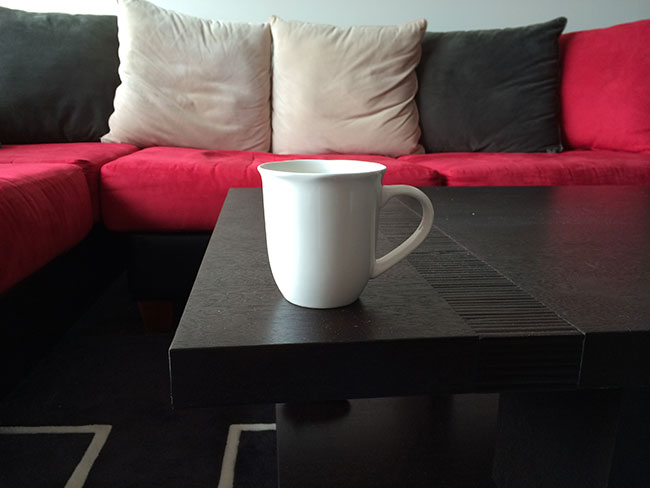
#> input picture 04-object-detection/01-template-matching/data/source_01.jpg, 650 x 488 px
$ python 03-detect-and-compute-BRISK.py --image ../../04-object-detection/01-template-matching/data/source_01.jpg
#> lines starting #> are read from the running program, lines starting #| are printed output that depends on the picture
## Set up session:
import argparse

import numpy as np
import cv2

import pickle

if __name__ == '__main__':
    # Parse command-line arguments:
    parser = argparse.ArgumentParser()
    parser.add_argument("-i", "--image", required=True, help="Input image for BRISK keypoints detection.")
    args = vars(parser.parse_args())

    # Format input image:
    image_original = cv2.imread(args["image"])
#> image_original is the input picture: shape (488, 650, 3); mean B, G, R 64.3, 63.3, 82.3
    image_grayscale = cv2.cvtColor(image_original, cv2.COLOR_BGR2GRAY)
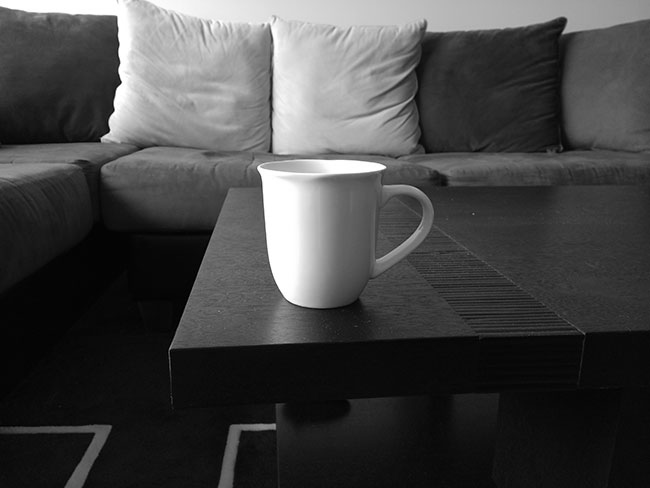
#> image_grayscale: shape (488, 650); min 0, max 255, mean 69.1

    cv2.imshow("Input", image_grayscale)
    cv2.waitKey(0)

    # Detect and compute the descriptors with ORB:
    brisk = cv2.BRISK_create()
    key_points, features = brisk.detectAndCompute(image_grayscale, None)
#> key_points = 241 keypoints; strongest (x, y, size): (120, 82, 14.2), (113, 110, 25.1), (120, 83, 18.8), (108, 130, 20.3)

    # Draw detected key points:
    image_with_full_keypoints = np.zeros_like(image_original)
    cv2.drawKeypoints(
        image_original,
        key_points,
        image_with_full_keypoints,
        color = (0, 255, 255),
        flags = cv2.DRAW_MATCHES_FLAGS_DRAW_RICH_KEYPOINTS
    )
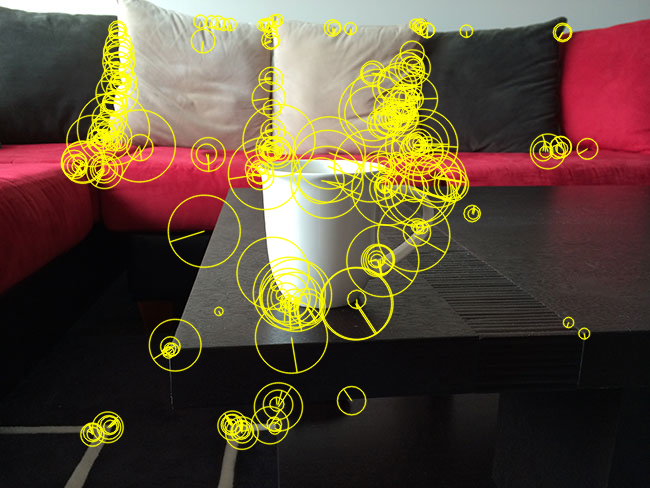
#> image_with_full_keypoints: shape (488, 650, 3); mean B, G, R 57.2, 75.3, 92.2
    cv2.imshow(
        "BRISK Full Keypoints: {}".format(
            len(key_points)
        ),
        image_with_full_keypoints
    )
    cv2.waitKey(0)

    # Compute feature vector for each keypoint:
    print("[Feature Dimension]: {}".format(features.shape))
#| [Feature Dimension]: (241, 64)

    # Save description:
    with open(
        "BRISK-description-{}.pkl".format(args["image"].split('/')[1]),
        "wb"
    ) as features_pkl:
        pickle.dump(features, features_pkl)

$ run again, on 04-object-detection/01-template-matching/data/source_03.jpg
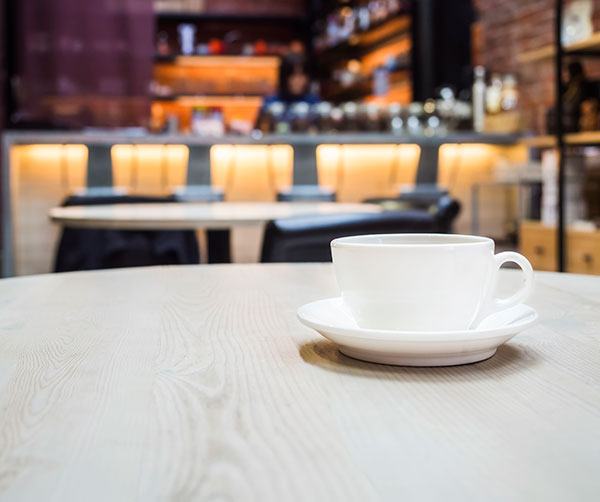
#> input picture 04-object-detection/01-template-matching/data/source_03.jpg, 600 x 502 px
#> image_original is the input picture: shape (502, 600, 3); mean B, G, R 146, 153.4, 166.8
#> `image_grayscale = cv2.cvtColor(image_original, cv2.COLOR_BGR2GRAY)`:
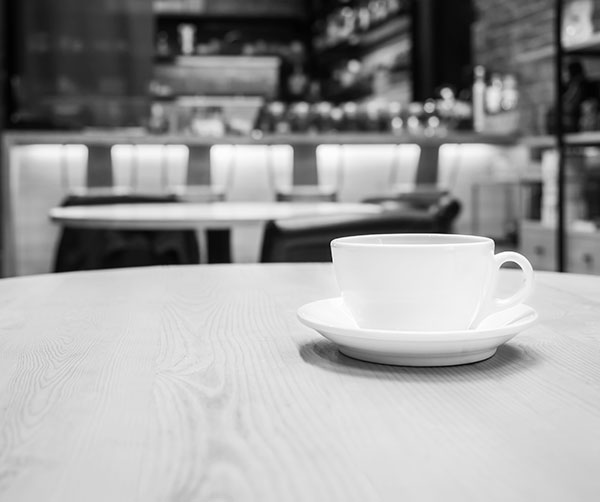
#> image_grayscale: shape (502, 600); min 2, max 255, mean 156.6
#> key_points = 408 keypoints; strongest (x, y, size): (330, 260, 26.5), (446, 93, 50.8), (328, 256, 52.2), (331, 260, 13.7)
#> `cv2.drawKeypoints( image_original, key_points, image_with_full_keypoin..`:
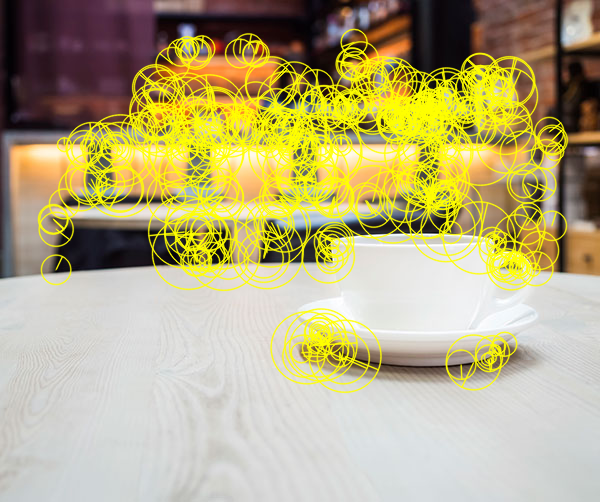
#> image_with_full_keypoints: shape (502, 600, 3); mean B, G, R 128, 172.7, 182.8
#| [Feature Dimension]: (408, 64)

$ run again, on 04-object-detection/01-template-matching/data/template.jpg
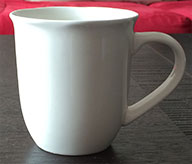
#> input picture 04-object-detection/01-template-matching/data/template.jpg, 192 x 164 px
#> image_original is the input picture: shape (164, 192, 3); mean B, G, R 118.6, 119.9, 133.8
#> `image_grayscale = cv2.cvtColor(image_original, cv2.COLOR_BGR2GRAY)`:
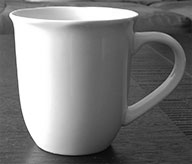
#> image_grayscale: shape (164, 192); min 3, max 255, mean 123.9
#> key_points = 10 keypoints; (x, y, size): (130, 107, 28.9), (130, 106, 24), (128, 107, 11.9), (137, 33, 12.9), (28, 132, 11.4), (34, 141, 12), (32, 139, 11.4), (169, 73, 10.6), (134, 31, 12.7), (144, 96, 11.5)
#> `cv2.drawKeypoints( image_original, key_points, image_with_full_keypoin..`:
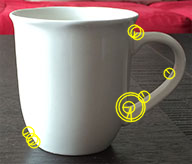
#> image_with_full_keypoints: shape (164, 192, 3); mean B, G, R 116.6, 122.9, 136.6
#| [Feature Dimension]: (10, 64)
